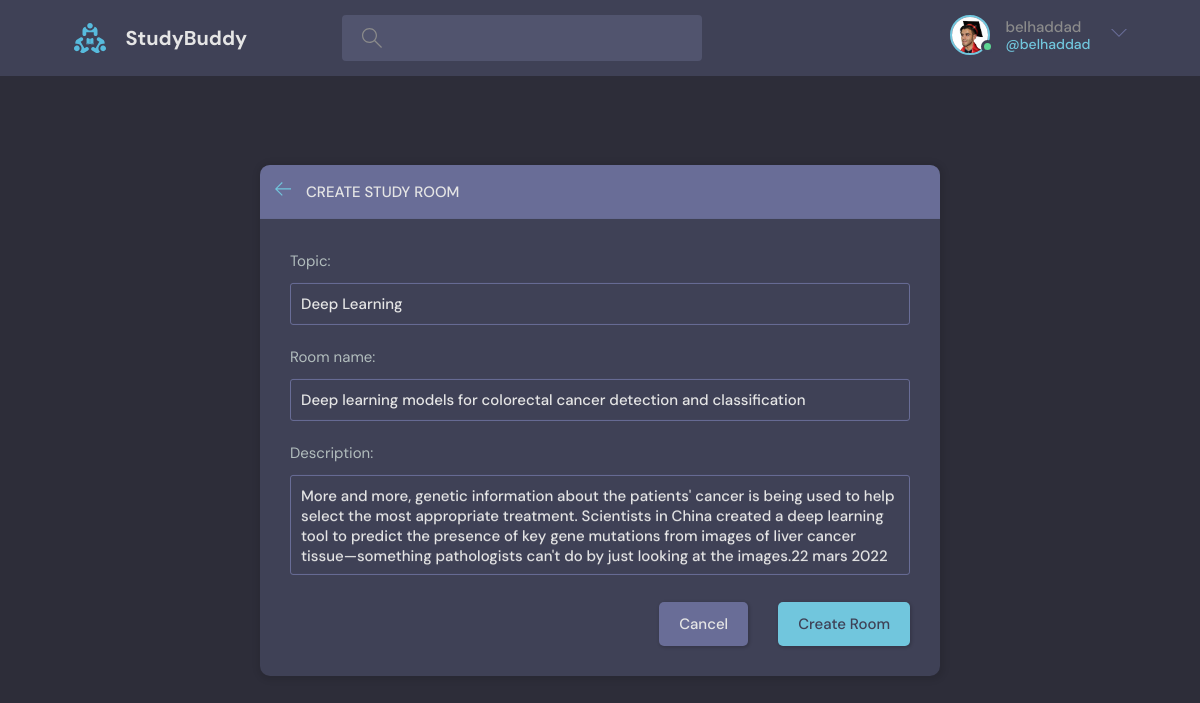
The app's page /update-room/6/ (signed in) with its own data.
### users/models.py (models this page shows)
class User(AbstractUser):
    name = models.CharField(max_length=200, null=True)
    email = models.EmailField(unique=True, null=True)
    bio = models.TextField(null=True)
    avatar = models.ImageField(upload_to='profiles/', default='profiles/avatar.svg', null=True, blank=True)
    USERNAME_FIELD = 'email'
    REQUIRED_FIELDS = []

### base/models.py (models this page shows, shortened)
class Room(models.Model):
    host = models.ForeignKey(User, on_delete=models.CASCADE)
    topic = models.ForeignKey(Topic, on_delete=models.SET_NULL, null=True)
    name = models.CharField(max_length=200, null=True)
    description = models.TextField(null=True, blank=True)
    participants = models.ManyToManyField(User, related_name='participants', blank=True)
    updated = models.DateTimeField(auto_now=True)
    created = models.DateTimeField(auto_now_add=True)
    class Meta:
        ordering = ['-updated', '-created']

class Topic(models.Model):
    name = models.CharField(max_length=200)
    def __str__(self):
        return self.name

### base/views.py (the view, shortened to what this page needs)
# urls.py: path('update-room/<int:pk>/', views.update_room, name="update-room"),
@login_required(login_url='login')
def update_room(request, pk):
    room = Room.objects.get(id=pk)
    topics = Topic.objects.all()
    form = RoomForm(instance=room)
    if request.user != room.host:
        return HttpResponse("You're not allowed here !!")
    context = {'form': form, 'topics': topics, 'room':room}
    return render(request, 'base/create-room.html', context)

### base/forms.py
class RoomForm(ModelForm):
    class Meta:
        model = Room
        exclude = ['host', 'participants']
        labels = {
            'name': 'Room name',
        }

### base/templates/base/create-room.html (shortened to what this page needs)
{% extends 'main.html' %}
{% block content %}
  <main class="create-room layout">
    <div class="container">
      <div class="layout__box">
        <div class="layout__boxHeader">
          <div class="layout__boxTitle">
            <a href="{{request.META.HTTP_REFERER}}">
              <svg version="1.1" xmlns="http://www.w3.org/2000/svg" width="32" height="32" viewBox="0 0 32 32">
                <title>arrow-left</title>
                <path
                  d="M13.723 2.286l-13.723 13.714 13.719 13.714 1.616-1.611-10.96-10.96h27.625v-2.286h-27.625l10.965-10.965-1.616-1.607z">
                </path>
              </svg>
            </a>
            <h3>Create Study Room</h3>
          </div>
        </div>
        <div class="layout__body">
          <form class="form" action="#" method="post">
              <div class="form__group">
                {{form.topic.label_tag}}
                <input required type="text" name="topic" value="{{room.topic.name}}" id="id_topic" list="topic-list" />
              </div>
              <div class="form__group">
                {{form.name.label_tag}}
                {{form.name}}
              </div>
              <div class="form__group">
                {{form.description.label_tag}}
                {{form.description}}
              </div>
            <div class="form__action">
              <a class="btn btn--dark" href="{{request.META.HTTP_REFERER}}">Cancel</a>
              <button class="btn btn--main" type="submit">Create Room</button>
            </div>
          </form>
        </div>
      </div>
    </div>
  </main>
{% endblock content %}

### templates/navbar.html (shortened to what this page needs)
{% load static %}
  <header class="header header--loggedIn">
    <div class="container">
      <a href="{% url 'home' %}" class="header__logo">
        <img src="{% static 'assets/logo.svg' %}" />
        <h1>StudyBuddy</h1>
      </a>
      <form class="header__search" action="{% url 'home' %}" method="get" >
        <label>
          <input name="search_query" placeholder="Search for rooms..." value="{{search_query}} "/>
        </label>
      </form>
      <nav class="header__menu">
        <div class="header__user">
          {% if user.is_authenticated %}
          <a href="{% url 'profile' user.id %}">
            <div class="avatar avatar--medium active">
              <img src="{{request.user.avatar.url}}" />
            </div>
            <p>{{user.username}} <span>@{{user.username}}</span></p>
          </a>
          <button class="dropdown-button">
            <svg version="1.1" xmlns="http://www.w3.org/2000/svg" width="32" height="32" viewBox="0 0 32 32">
              <title>chevron-down</title>
              <path d="M16 21l-13-13h-3l16 16 16-16h-3l-13 13z"></path>
            </svg>
          </button>
          {% endif %}
        </div>
      </nav>
    </div>
  </header>

### records on screen
User: user.avatar (picture), username "belhaddad"
Room: topic "Deep Learning", name "Deep learning models for colorectal cancer detection and classification", description "More and more, genetic information about the patients' cancer is being used to help select the most appropriate treatment. Scientists in China created a deep learning tool to predict the presence of key gene mutations from images of liver cancer tissue—something pathologists can't do by just looking at the images.22 mars 2022"
